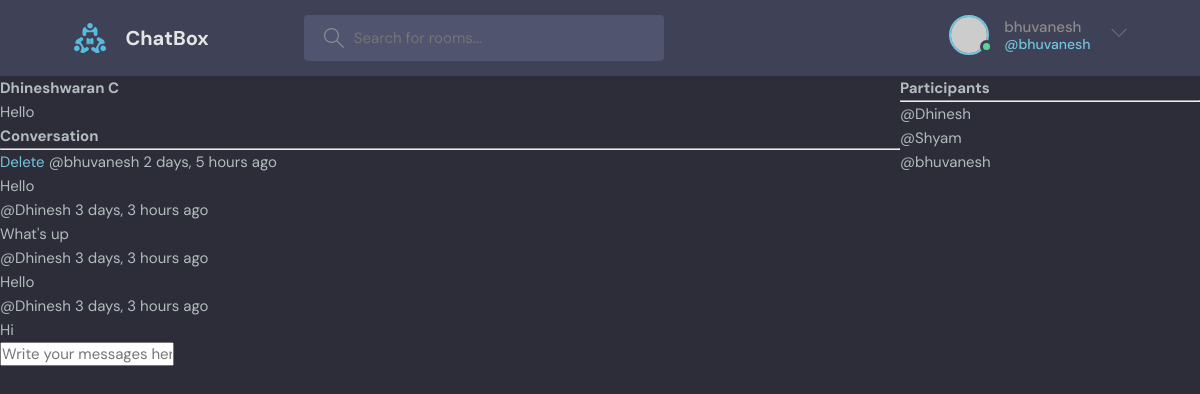
The app's page /room/12/ (signed in) with its own data.
### base/models.py (models this page shows, shortened)
class Room(models.Model):
    host = models.ForeignKey(User, on_delete=models.SET_NULL, null=True)
    topic = models.ForeignKey(Topic, on_delete=models.SET_NULL, null=True)
    name = models.CharField(max_length=200)
    description = models.TextField(null=True, blank=True)
    participants = models.ManyToManyField(User, related_name='participants', blank=True)
    updated = models.DateTimeField(auto_now=True)
    created = models.DateTimeField(auto_now_add=True)
    class Meta:
        ordering = ['-updated', '-created']

class Message(models.Model):
    user = models.ForeignKey(User, on_delete=models.CASCADE)
    room = models.ForeignKey(Room, on_delete=models.CASCADE)
    body = models.TextField()
    updated = models.DateTimeField(auto_now=True)
    created = models.DateTimeField(auto_now_add=True)
    class Meta:
        ordering = ['-updated', '-created']

### base/views.py (the view, shortened to what this page needs)
# urls.py: path('room/<str:pk>/',views.room,name="room"),
def room(request,pk):
    room = Room.objects.get(id=pk)
    room_messages = room.message_set.all()
    participants = room.participants.all()
    context = {'room':room,'room_messages':room_messages,'participants':participants}
    return render(request,'base/room.html',context)

### base/templates/base/room.html (shortened to what this page needs)
{% extends 'main.html' %}
{% block content %}
<div class="room-container">
    <div>
<h1>{{ room.name }}</h1>
<p>{{room.description}}</p>
<div class="comment-wrapper">
    <h3>Conversation</h3>
    <hr>
    {% for message in room_messages %}
    <div>
        {% if request.user == message.user %}
        <a href="{% url 'delete-message' message.id %}">Delete</a>
        {% endif %}
        <small>@{{message.user}} {{message.created|timesince}} ago</small>
        <p>{{message.body}}</p>
    </div>
    {% endfor %}
</div>
{% if request.user.is_authenticated %}
<div class="comment-form">
    <form method="POST" action="">
        <input type="text" name="body" placeholder="Write your messages here..." />
    </form>
</div>
{% endif %}
    </div>
    <div>
        <h3>Participants</h3>
        <hr>
        {% for user in participants %}
        <div>
            <p>@{{user.username}}</p>
        </div>
        {% endfor %}
    </div>
</div>
{% endblock %}

### templates/navbar.html (shortened to what this page needs)
{% load static %}
<header class="header header--loggedIn">
    <div class="container">
      <a href="{% url 'home' %}" class="header__logo">
        <img src="{% static 'images/logo.svg' %}" />
        <h1>ChatBox</h1>
      </a>
      <form class="header__search" method="GET" action="{% url 'home' %}">
        <label>
          <input name="q" placeholder="Search for rooms..." />
        </label>
      </form>
      <nav class="header__menu">
        {% if request.user.is_authenticated %}
        <div class="header__user">
          <a href="profile.html">
            <div class="avatar avatar--medium active">
              <img src="https://randomuser.me/api/portraits/men/37.jpg" />
            </div>
            <p>{{request.user.username}} <span>@{{request.user.username}}</span></p>
          </a>
          <button class="dropdown-button">
            <svg version="1.1" xmlns="http://www.w3.org/2000/svg" width="32" height="32" viewBox="0 0 32 32">
              <title>chevron-down</title>
              <path d="M16 21l-13-13h-3l16 16 16-16h-3l-13 13z"></path>
            </svg>
          </button>
        </div>
        {% else %}
        <a href="{% url 'login' %}">
          <img src="{% static 'images/avatar.svg' %}" />
          <p>Login</p>
        </a>
        {% endif %}
      </nav>
    </div>
  </header>

### static/styles/style.css (style rules this page uses)
:root { --color-main: #71c6dd; --color-main-light: #e1f6fb; --color-dark: #3f4156; --color-dark-medium: #51546e; --color-dark-light: #696d97; --color-light: #e5e5e5; --color-gray: #8b8b8b; --color-light-gray: #b2bdbd; --color-bg: #2d2d39; --color-success: #5dd693; --color-error: #fc4b0b; }
* { font-family: "DM Sans", -apple-system, BlinkMacSystemFont, "Segoe UI", Roboto, Oxygen, Ubuntu, Cantarell, "Open Sans", "Helvetica Neue", sans-serif; margin: 0; padding: 0; box-sizing: border-box; text-rendering: optimizeLegibility; font-size: inherit; }
html { font-size: 56.25%; }
@media only screen and (min-width: 1200px) { html { font-size: 62.5%; } }
body { line-height: 1.6; font-weight: 400; font-size: 1.5rem; color: var(--color-light-gray); background-color: var(--color-bg); min-height: 100vh; }
img { width: 100%; }
a { display: inline-block; color: var(--color-main); text-decoration: none; }
.container { max-width: 120rem; width: 90%; margin: auto; }
.avatar { position: relative; display: inline-block; border-radius: 50%; border: 2px solid var(--color-main); }
.avatar img { display: block; border-radius: 50%; object-fit: cover; object-position: center; }
.avatar::after { content: ""; display: block; position: absolute; background-color: var(--color-gray); z-index: 111; border-radius: 50%; border: 0.3rem solid var(--color-dark); }
.avatar.active::after { background-color: var(--color-success); }
.avatar.avatar--medium img { width: 3.6rem; height: 3.6rem; border-radius: 50%; }
.avatar.avatar--medium:after { width: 0.7rem; height: 0.7rem; bottom: 0px; right: -6px; }
.header { padding: 1.5rem; background-color: var(--color-dark); }
.header > .container { display: flex; gap: 9.5rem; }
.header__logo, .header__user { display: flex; gap: 2rem; align-items: center; }
.header__logo > img { height: 3.2rem; width: 3.2rem; }
.header__logo > h1 { font-weight: 700; font-size: 2rem; color: var(--color-light); }
.header__search > label { background-color: var(--color-dark-medium); padding: 1.3rem 1rem; display: flex; align-items: center; gap: 1rem; border-radius: 4px; }
.header__search svg { fill: var(--color-gray); width: 2rem; height: 2rem; margin-left: 1rem; }
.header__search input { width: 30rem; background: transparent; border: none; outline: none; color: var(--color-light); }
.header__menu { margin-left: auto; position: relative; }
.header__menu a { display: flex; gap: 1.5rem; align-items: center; font-weight: 500; text-decoration: none; color: var(--color-gray); }
.header__menu img { height: 3.6rem; }
.header__menu p { line-height: 1.2; }
.header__menu span { color: var(--color-main); font-weight: 500; font-size: 1.4rem; display: block; }
.header__menu svg { width: 1.6rem; height: 1.6rem; fill: var(--color-dark-light); }
.dropdown-button { background: transparent; border: 0; outline: 0; cursor: pointer; }

### base/templates/base/room.html (style rules this page uses)
.room-container { display: grid; grid-template-columns: 3fr 1fr; }

### records on screen
Room: name "Dhineshwaran C", description "Hello"
Message: shows "Delete", user "bhuvanesh", created "2 days, 5 hours", body "Hello"
Message: user "Dhinesh", created "3 days, 3 hours", body "What's up"
Message: user "Dhinesh", created "3 days, 3 hours", body "Hello"
Message: user "Dhinesh", created "3 days, 3 hours", body "Hi"

### other values on screen
{{ request.user.username }} "bhuvanesh"
{{ user.username }} "Dhinesh"
{{ user.username }} "Shyam"
{{ user.username }} "bhuvanesh"
